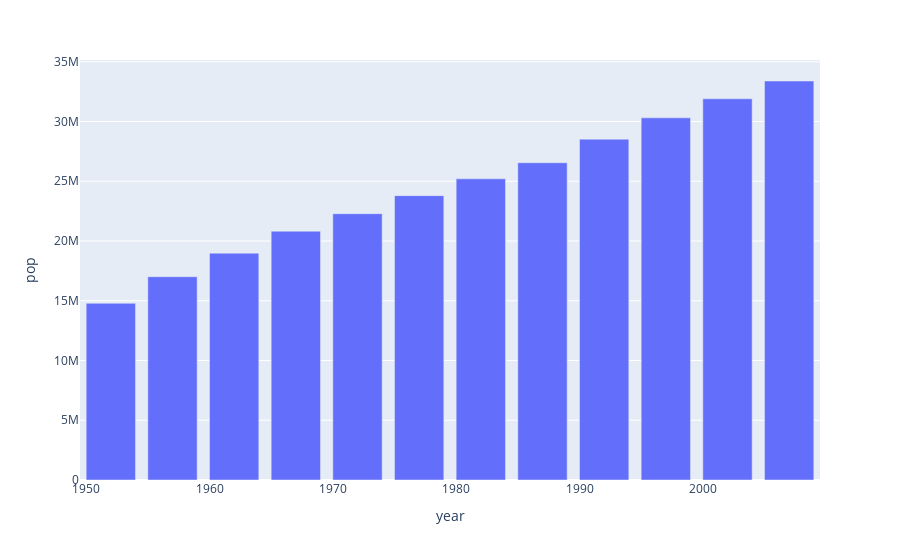

Here is the notebook cell this chart was saved with:
### Code cell
import plotly.express as px
data_canada = px.data.gapminder().query("country == 'Canada'")
fig = px.bar(data_canada, x='year', y='pop')
fig.show()

### Figure 1 — Plotly figure (JSON) as saved in the notebook; plotly's stock layout.template omitted (floating-point values rounded to 4 significant figures)
{"data": [{"alignmentgroup": "True", "hovertemplate": "year=%{x}<br>pop=%{y}<extra></extra>", "legendgroup": "", "marker": {"color": "#636efa", "pattern": {"shape": ""}}, "name": "", "offsetgroup": "", "orientation": "v", "showlegend": false, "textposition": "auto", "type": "bar", "x": [1952, 1957, 1962, 1967, 1972, 1977, 1982, 1987, 1992, 1997, 2002, 2007], "xaxis": "x", "y": [14785584, 17010154, 18985849, 20819767, 22284500, 23796400, 25201900, 26549700, 28523502, 30305843, 31902268, 33390141], "yaxis": "y"}], "layout": {"barmode": "relative", "legend": {"tracegroupgap": 0}, "margin": {"t": 60}, "xaxis": {"anchor": "y", "domain": [0, 1], "title": {"text": "year"}}, "yaxis": {"anchor": "x", "domain": [0, 1], "title": {"text": "pop"}}}}
